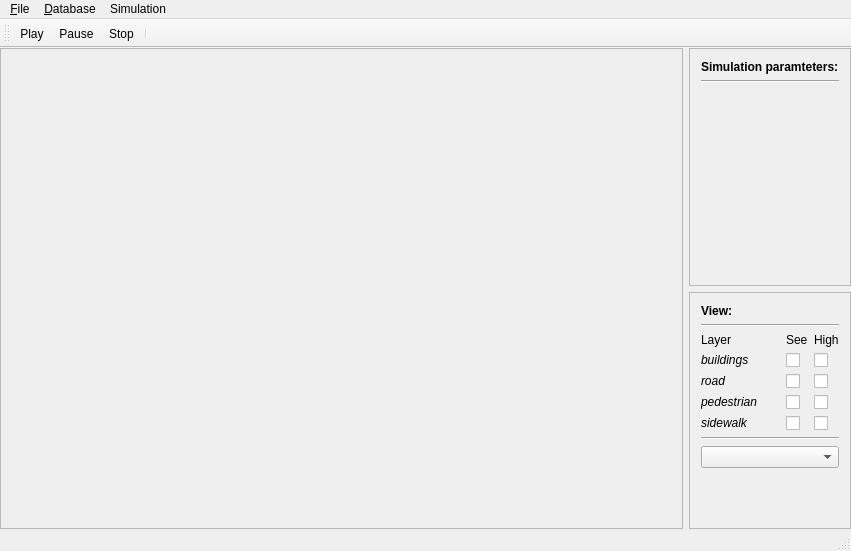
<?xml version="1.0" encoding="UTF-8"?>
<ui version="4.0">
 <class>SimCityWindow</class>
 <widget class="QMainWindow" name="SimCityWindow">
  <property name="geometry">
   <rect>
    <x>0</x>
    <y>0</y>
    <width>851</width>
    <height>551</height>
   </rect>
  </property>
  <property name="windowTitle">
   <string>SimCityWindow</string>
  </property>
  <widget class="QWidget" name="centralWidget">
   <layout class="QHBoxLayout" name="horizontalLayout">
    <property name="margin">
     <number>0</number>
    </property>
    <item>
     <widget class="QFrame" name="frame">
      <property name="frameShape">
       <enum>QFrame::NoFrame</enum>
      </property>
      <property name="frameShadow">
       <enum>QFrame::Plain</enum>
      </property>
      <layout class="QVBoxLayout" name="verticalLayout_3">
       <property name="margin">
        <number>0</number>
       </property>
       <item>
        <layout class="QHBoxLayout" name="horizontalLayout_2">
         <item>
          <widget class="QFrame" name="ogreFrame">
           <property name="sizePolicy">
            <sizepolicy hsizetype="Preferred" vsizetype="MinimumExpanding">
             <horstretch>0</horstretch>
             <verstretch>0</verstretch>
            </sizepolicy>
           </property>
           <property name="frameShape">
            <enum>QFrame::StyledPanel</enum>
           </property>
           <property name="frameShadow">
            <enum>QFrame::Raised</enum>
           </property>
          </widget>
         </item>
         <item>
          <widget class="QFrame" name="frame_3">
           <property name="sizePolicy">
            <sizepolicy hsizetype="Maximum" vsizetype="Preferred">
             <horstretch>0</horstretch>
             <verstretch>0</verstretch>
            </sizepolicy>
           </property>
           <property name="frameShape">
            <enum>QFrame::NoFrame</enum>
           </property>
           <property name="frameShadow">
            <enum>QFrame::Plain</enum>
           </property>
           <layout class="QVBoxLayout" name="verticalLayout_2">
            <property name="margin">
             <number>0</number>
            </property>
            <item>
             <layout class="QVBoxLayout" name="verticalLayout">
              <item>
               <widget class="QFrame" name="frame_4">
                <property name="frameShape">
                 <enum>QFrame::StyledPanel</enum>
                </property>
                <property name="frameShadow">
                 <enum>QFrame::Raised</enum>
                </property>
                <layout class="QVBoxLayout" name="verticalLayout_4">
                 <item>
                  <widget class="QLabel" name="label">
                   <property name="text">
                    <string>&lt;b&gt;Simulation paramteters:&lt;/b&gt;</string>
                   </property>
                  </widget>
                 </item>
                 <item>
                  <widget class="Line" name="line_2">
                   <property name="orientation">
                    <enum>Qt::Horizontal</enum>
                   </property>
                  </widget>
                 </item>
                 <item>
                  <spacer name="verticalSpacer">
                   <property name="orientation">
                    <enum>Qt::Vertical</enum>
                   </property>
                   <property name="sizeHint" stdset="0">
                    <size>
                     <width>20</width>
                     <height>40</height>
                    </size>
                   </property>
                  </spacer>
                 </item>
                </layout>
               </widget>
              </item>
              <item>
               <widget class="QFrame" name="frame_5">
                <property name="frameShape">
                 <enum>QFrame::StyledPanel</enum>
                </property>
                <property name="frameShadow">
                 <enum>QFrame::Raised</enum>
                </property>
                <layout class="QVBoxLayout" name="verticalLayout_5">
                 <item>
                  <widget class="QLabel" name="label_2">
                   <property name="text">
                    <string>&lt;b&gt;View:&lt;/b&gt;</string>
                   </property>
                  </widget>
                 </item>
                 <item>
                  <widget class="Line" name="line">
                   <property name="orientation">
                    <enum>Qt::Horizontal</enum>
                   </property>
                  </widget>
                 </item>
                 <item>
                  <widget class="QWidget" name="widget" native="true">
                   <layout class="QGridLayout" name="gridLayout">
                    <property name="margin">
                     <number>0</number>
                    </property>
                    <item row="3" column="0">
                     <widget class="QLabel" name="label_8">
                      <property name="text">
                       <string>&lt;i&gt;pedestrian&lt;/i&gt;</string>
                      </property>
                     </widget>
                    </item>
                    <item row="1" column="0">
                     <widget class="QLabel" name="label_6">
                      <property name="text">
                       <string>&lt;i&gt;buildings&lt;/i&gt;</string>
                      </property>
                     </widget>
                    </item>
                    <item row="2" column="0">
                     <widget class="QLabel" name="label_7">
                      <property name="text">
                       <string>&lt;i&gt;road&lt;/i&gt;</string>
                      </property>
                     </widget>
                    </item>
                    <item row="0" column="0">
                     <widget class="QLabel" name="label_3">
                      <property name="sizePolicy">
                       <sizepolicy hsizetype="MinimumExpanding" vsizetype="Preferred">
                        <horstretch>0</horstretch>
                        <verstretch>0</verstretch>
                       </sizepolicy>
                      </property>
                      <property name="text">
                       <string>Layer</string>
                      </property>
                     </widget>
                    </item>
                    <item row="0" column="1">
                     <widget class="QLabel" name="label_4">
                      <property name="text">
                       <string>See</string>
                      </property>
                     </widget>
                    </item>
                    <item row="0" column="2">
                     <widget class="QLabel" name="label_5">
                      <property name="text">
                       <string>High</string>
                      </property>
                     </widget>
                    </item>
                    <item row="4" column="0">
                     <widget class="QLabel" name="label_9">
                      <property name="text">
                       <string>&lt;i&gt;sidewalk&lt;/i&gt;</string>
                      </property>
                     </widget>
                    </item>
                    <item row="1" column="1">
                     <widget class="QCheckBox" name="checkBox">
                      <property name="text">
                       <string/>
                      </property>
                     </widget>
                    </item>
                    <item row="2" column="1">
                     <widget class="QCheckBox" name="checkBox_2">
                      <property name="text">
                       <string/>
                      </property>
                     </widget>
                    </item>
                    <item row="3" column="1">
                     <widget class="QCheckBox" name="checkBox_3">
                      <property name="text">
                       <string/>
                      </property>
                     </widget>
                    </item>
                    <item row="4" column="1">
                     <widget class="QCheckBox" name="checkBox_4">
                      <property name="text">
                       <string/>
                      </property>
                     </widget>
                    </item>
                    <item row="1" column="2">
                     <widget class="QCheckBox" name="checkBox_5">
                      <property name="text">
                       <string/>
                      </property>
                     </widget>
                    </item>
                    <item row="2" column="2">
                     <widget class="QCheckBox" name="checkBox_6">
                      <property name="text">
                       <string/>
                      </property>
                     </widget>
                    </item>
                    <item row="3" column="2">
                     <widget class="QCheckBox" name="checkBox_7">
                      <property name="text">
                       <string/>
                      </property>
                     </widget>
                    </item>
                    <item row="4" column="2">
                     <widget class="QCheckBox" name="checkBox_8">
                      <property name="text">
                       <string/>
                      </property>
                     </widget>
                    </item>
                   </layout>
                  </widget>
                 </item>
                 <item>
                  <widget class="Line" name="line_3">
                   <property name="orientation">
                    <enum>Qt::Horizontal</enum>
                   </property>
                  </widget>
                 </item>
                 <item>
                  <widget class="QComboBox" name="comboBox"/>
                 </item>
                 <item>
                  <spacer name="verticalSpacer_2">
                   <property name="orientation">
                    <enum>Qt::Vertical</enum>
                   </property>
                   <property name="sizeHint" stdset="0">
                    <size>
                     <width>20</width>
                     <height>40</height>
                    </size>
                   </property>
                  </spacer>
                 </item>
                </layout>
                <zorder>label_2</zorder>
                <zorder>verticalSpacer_2</zorder>
                <zorder>line</zorder>
                <zorder>widget</zorder>
                <zorder>line_3</zorder>
                <zorder>comboBox</zorder>
               </widget>
              </item>
             </layout>
            </item>
           </layout>
          </widget>
         </item>
        </layout>
       </item>
      </layout>
     </widget>
    </item>
   </layout>
  </widget>
  <widget class="QMenuBar" name="menuBar">
   <property name="geometry">
    <rect>
     <x>0</x>
     <y>0</y>
     <width>851</width>
     <height>25</height>
    </rect>
   </property>
   <widget class="QMenu" name="menu_File">
    <property name="title">
     <string>&amp;File</string>
    </property>
    <addaction name="actionLoad_State"/>
    <addaction name="actionSa_ve_state"/>
    <addaction name="separator"/>
    <addaction name="actionExit"/>
   </widget>
   <widget class="QMenu" name="menu_Database">
    <property name="title">
     <string>&amp;Database</string>
    </property>
    <addaction name="actionLoadCity"/>
    <addaction name="actionConfigure_Dynamic"/>
   </widget>
   <widget class="QMenu" name="menuSimulation">
    <property name="title">
     <string>Simulation</string>
    </property>
    <addaction name="actionPlay"/>
    <addaction name="actionPause"/>
    <addaction name="actionStop"/>
   </widget>
   <addaction name="menu_File"/>
   <addaction name="menu_Database"/>
   <addaction name="menuSimulation"/>
  </widget>
  <widget class="QToolBar" name="mainToolBar">
   <attribute name="toolBarArea">
    <enum>TopToolBarArea</enum>
   </attribute>
   <attribute name="toolBarBreak">
    <bool>false</bool>
   </attribute>
   <addaction name="actionPlay"/>
   <addaction name="actionPause"/>
   <addaction name="actionStop"/>
   <addaction name="separator"/>
  </widget>
  <widget class="QStatusBar" name="statusBar"/>
  <action name="actionPlay">
   <property name="text">
    <string>&amp;Play</string>
   </property>
   <property name="toolTip">
    <string>Start simulation.</string>
   </property>
  </action>
  <action name="actionPause">
   <property name="text">
    <string>Pa&amp;use</string>
   </property>
   <property name="toolTip">
    <string>Pause simulation.</string>
   </property>
  </action>
  <action name="actionStop">
   <property name="text">
    <string>St&amp;op</string>
   </property>
   <property name="toolTip">
    <string>Stop simulation.</string>
   </property>
  </action>
  <action name="actionLoadCity">
   <property name="text">
    <string>Configure s&amp;tatic database</string>
   </property>
   <property name="toolTip">
    <string>Set information about static database.</string>
   </property>
  </action>
  <action name="actionExit">
   <property name="text">
    <string>Exit</string>
   </property>
   <property name="toolTip">
    <string>Close application.</string>
   </property>
  </action>
  <action name="actionConfigure_Dynamic">
   <property name="text">
    <string>Configure &amp;dynamic database</string>
   </property>
   <property name="toolTip">
    <string>Set information about dynamic database.</string>
   </property>
  </action>
  <action name="actionLoad_State">
   <property name="text">
    <string>&amp;Load State</string>
   </property>
   <property name="toolTip">
    <string>Load saved state of simulation.</string>
   </property>
  </action>
  <action name="actionSa_ve_state">
   <property name="text">
    <string>&amp;Save state</string>
   </property>
  </action>
 </widget>
 <layoutdefault spacing="6" margin="11"/>
 <resources/>
 <connections/>
</ui>
